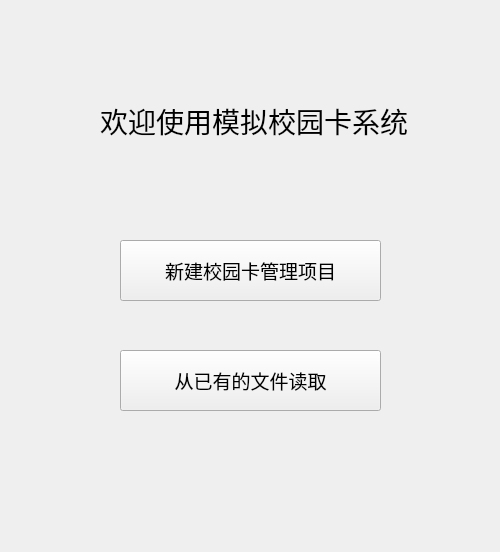
<?xml version="1.0" encoding="UTF-8"?>
<ui version="4.0">
 <class>Welcome</class>
 <widget class="QWidget" name="Welcome">
  <property name="geometry">
   <rect>
    <x>0</x>
    <y>0</y>
    <width>500</width>
    <height>552</height>
   </rect>
  </property>
  <property name="minimumSize">
   <size>
    <width>500</width>
    <height>552</height>
   </size>
  </property>
  <property name="maximumSize">
   <size>
    <width>500</width>
    <height>552</height>
   </size>
  </property>
  <property name="windowTitle">
   <string>Welcome</string>
  </property>
  <property name="autoFillBackground">
   <bool>false</bool>
  </property>
  <widget class="QPushButton" name="NewFile">
   <property name="geometry">
    <rect>
     <x>120</x>
     <y>240</y>
     <width>261</width>
     <height>61</height>
    </rect>
   </property>
   <property name="font">
    <font>
     <pointsize>14</pointsize>
     <bold>false</bold>
    </font>
   </property>
   <property name="text">
    <string>新建校园卡管理项目</string>
   </property>
  </widget>
  <widget class="QPushButton" name="ReadFile">
   <property name="geometry">
    <rect>
     <x>120</x>
     <y>350</y>
     <width>261</width>
     <height>61</height>
    </rect>
   </property>
   <property name="font">
    <font>
     <pointsize>14</pointsize>
    </font>
   </property>
   <property name="text">
    <string>从已有的文件读取</string>
   </property>
  </widget>
  <widget class="QLabel" name="label">
   <property name="geometry">
    <rect>
     <x>100</x>
     <y>90</y>
     <width>311</width>
     <height>61</height>
    </rect>
   </property>
   <property name="font">
    <font>
     <pointsize>21</pointsize>
    </font>
   </property>
   <property name="mouseTracking">
    <bool>true</bool>
   </property>
   <property name="autoFillBackground">
    <bool>false</bool>
   </property>
   <property name="text">
    <string>欢迎使用模拟校园卡系统</string>
   </property>
  </widget>
 </widget>
 <resources/>
 <connections/>
</ui>
